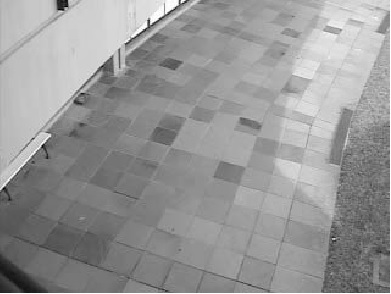
%> input picture Image_Processing/Lab2/1.jpg, 391 x 294 px
$ octave Assignment2_Task1.m   (GNU Octave 9; MATLAB toolbox functions it lacks are replaced by stand-ins)
%> lines starting %> are read from the running program, lines starting %| are printed output that depends on the picture
clear
clc
close all
bg = imread('1.jpg');
%> bg is the input picture: size 294x391x3 uint8; min 0, max 255, mean 150.8
bg_and_fg = imread('2.jpg');
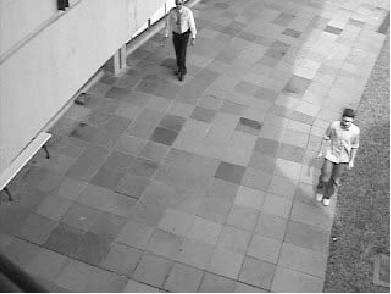
%> input picture Image_Processing/Lab2/2.jpg, 391 x 294 px
%> bg_and_fg is the input picture: size 294x391x3 uint8; min 0, max 255, mean 148.9

fg = bg_and_fg - bg;
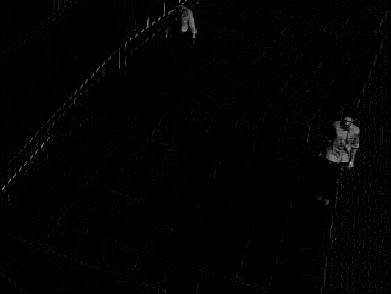
%> fg: size 294x391x3 uint8; min 0, max 163, mean 2.4
imshow(fg);
